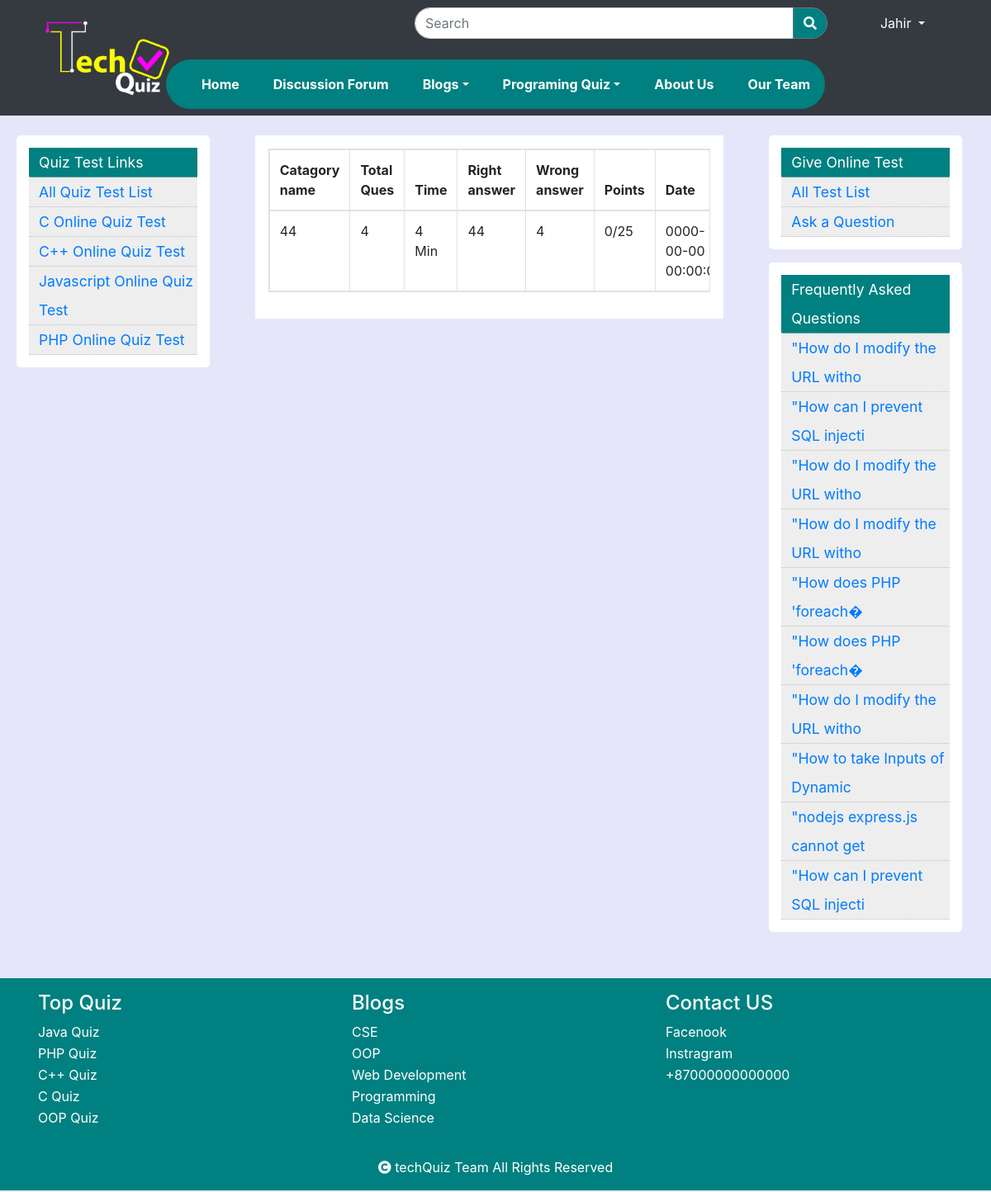
The app's page /view_result_history.php (signed in) with its own data.
### tables this page shows
CREATE TABLE `results` (
  `result_id` int(11) NOT NULL,
  `cat_name` varchar(255) NOT NULL,
  `cat_id` int(11) NOT NULL,
  `total_ques` int(11) NOT NULL,
  `right_ans` int(11) NOT NULL,
  `wrong_ans` int(11) NOT NULL,
  `u_id` int(11) NOT NULL,
  `time` float NOT NULL,
  `date` timestamp NOT NULL DEFAULT current_timestamp(),
  `points` int(11) NOT NULL
);

CREATE TABLE `discussion_questions` (
  `id` int(11) NOT NULL,
  `cat_id` int(11) NOT NULL,
  `title` varchar(500) NOT NULL,
  `description` varchar(1000) NOT NULL,
  `code_snippet` varchar(2000) NOT NULL,
  `posted_by` int(11) NOT NULL,
  `date` timestamp NULL DEFAULT current_timestamp()
);

### view_result_history.php (the view, shortened to what this page needs)
<!doctype html>
<html lang="en">
<head>
    <link rel="stylesheet" href="css/style.css">
    <link rel="stylesheet" href="css/style1.css">
    <link rel="stylesheet" href="https://use.fontawesome.com/releases/v5.1.1/css/all.css">
    <link rel="stylesheet" href="https://stackpath.bootstrapcdn.com/bootstrap/4.3.1/css/bootstrap.min.css">
</head>
<body>
    <?php include_once('scripts/mql_connection.php');
    ?>
    <?php include('php-layout-files/header.php') ?>
    <section>
        <div class="row mt-4">
    <?php include('php-layout-files/left-side-bar.php') ?>
            <div class="col-lg-6 col-md-12 center-col col-12">
                <div class="center-div">
                    <div class="mx-auto p-3">
                        <table class="table table-bordered table-hover table-responsive">
                            <thead>
                                <tr>
                                    <th>Catagory name</th>
                                    <th>Total Ques</th>
                                    <th>Time</th>
                                    <th>Right answer</th>
                                    <th>Wrong answer</th>
                                    <th>Points</th>
                                    <th>Date</th>
                                </tr>
                            </thead>
                            <tbody>
                                <?php
                                $user_id = $_SESSION['user_id'];
                                $query = "SELECT * FROM `results` where u_id=$user_id";
                                $result = $con->query($query);
                                $nrows = mysqli_num_rows($result);
                                if ($nrows == 0) {
                                ?>
                                    <p class="lead text-center mt-5">You havent participated in any quizes yet.</p>
                                    <?php
                                } else {
                                    while ($row = mysqli_fetch_array($result)) {
                                    ?>
                             <tr>
                                 <td><?php echo $row['cat_name'] ?></td>
                                 <td><?php echo $row['total_ques'] ?></td>
                                 <td><?php echo $row['time'] ?> Min</td>
                                 <td><?php echo $row['right_ans'] ?></td>
                                 <td><?php echo $row['wrong_ans'] ?></td>
                                 <td><?php echo $row['points'] ?>/25</td>
                                 <td><?php echo $row['date'] ?></td>
                             </tr>
                                <?php
                                    }
                                }
                                ?>
                            </tbody>
                        </table>
                    </div>
                </div>
            </div>
    <?php include('php-layout-files/right-side-bar.php') ?>
        </div>
    </section>
    <?php include('php-layout-files/footer.php') ?>
</body>
</html>

### php-layout-files/right-side-bar.php (shortened to what this page needs)
<div class="col-lg-3 col-md-12 col-12 right-col">
    <div class="right-div">
        <div class="right-col-ul">
            <li class="left_col_main_topic">Give Online Test</li>
            <li><a href="/Online%20Quiz%20System/all_test.php">All Test List</a></li>
            <li><a href="/Online%20Quiz%20System/ask-question.php">Ask a Question</a></li>
        </div>
    </div>
    <?php
    $sql = "SELECT * FROM discussion_questions ORDER by rand() LIMIT 10";
    $result = $con->query($sql);
    ?>
    <div class="right-div  sticky-top my-3">
        <div class="right-col-ul">
            <li class="left_col_main_topic">Frequently Asked Questions</li>
            <?php
            foreach ($result as $key => $value) {
            ?>
                <li><a  href="single-question.php?question_id=<?php echo $value['id'] ?>"><?php
                echo  substr($value['title'], 0, 30);
                ?></a></li>
            <?php }
            ?>
        </div>
    </div>
</div>

### css/style.css (style rules this page uses)
body { margin: 0; padding: 0; background: rgb(230,230,250)!important; position: relative; }
section { min-height: 100vh; }
section .row { margin-right: 0; }
section .right-col .right-div { background-color: white; margin:0 20px; background-color: white; padding: 15px; border-radius: 5px; }
section .right-col li { background-color: #eee; padding-left: 12px; list-style-type: none; line-height: 35px; border-bottom: 1px dotted silver; font-size: 110%; }
section .center-col .center-div { background-color: white; margin: 0 5px; }
.left_col_title,.left_col_main_topic { background-color:#008080!important; color: white; }

### css/style1.css (style rules this page uses)
body { margin: 0; padding: 0; background: rgb(230,230,250)!important; }
section { min-height: 100vh; }
section .row { margin-right: 0; }
section .right-col .right-div { background-color: white; margin:0 20px; background-color: white; padding: 15px; border-radius: 5px; }
section .right-col li { background-color: #eee; padding-left: 12px; list-style-type: none; line-height: 35px; border-bottom: 1px dotted silver; font-size: 110%; }
section .center-col .center-div { background-color: white; }
.left_col_title,.left_col_main_topic { background-color:#008080!important; color: white; }

### records on screen
results: cat_name "44", total_ques "4", time "4", right_ans "44", wrong_ans "4", points "0", date "0000-00-00…"
discussion_questions: title "\"How do I modify the URL witho"
discussion_questions: title "\"How can I prevent SQL injecti"
discussion_questions: title "\"How do I modify the URL witho"
discussion_questions: title "\"How do I modify the URL witho"
discussion_questions: title "\"How does PHP 'foreach�"
discussion_questions: title "\"How does PHP 'foreach�"
discussion_questions: title "\"How do I modify the URL witho"
discussion_questions: title "\"How to take Inputs of Dynamic"
discussion_questions: title "\"nodejs express.js cannot get"
discussion_questions: title "\"How can I prevent SQL injecti"

### other values on screen
$_SESSION['name'] "Jahir"
